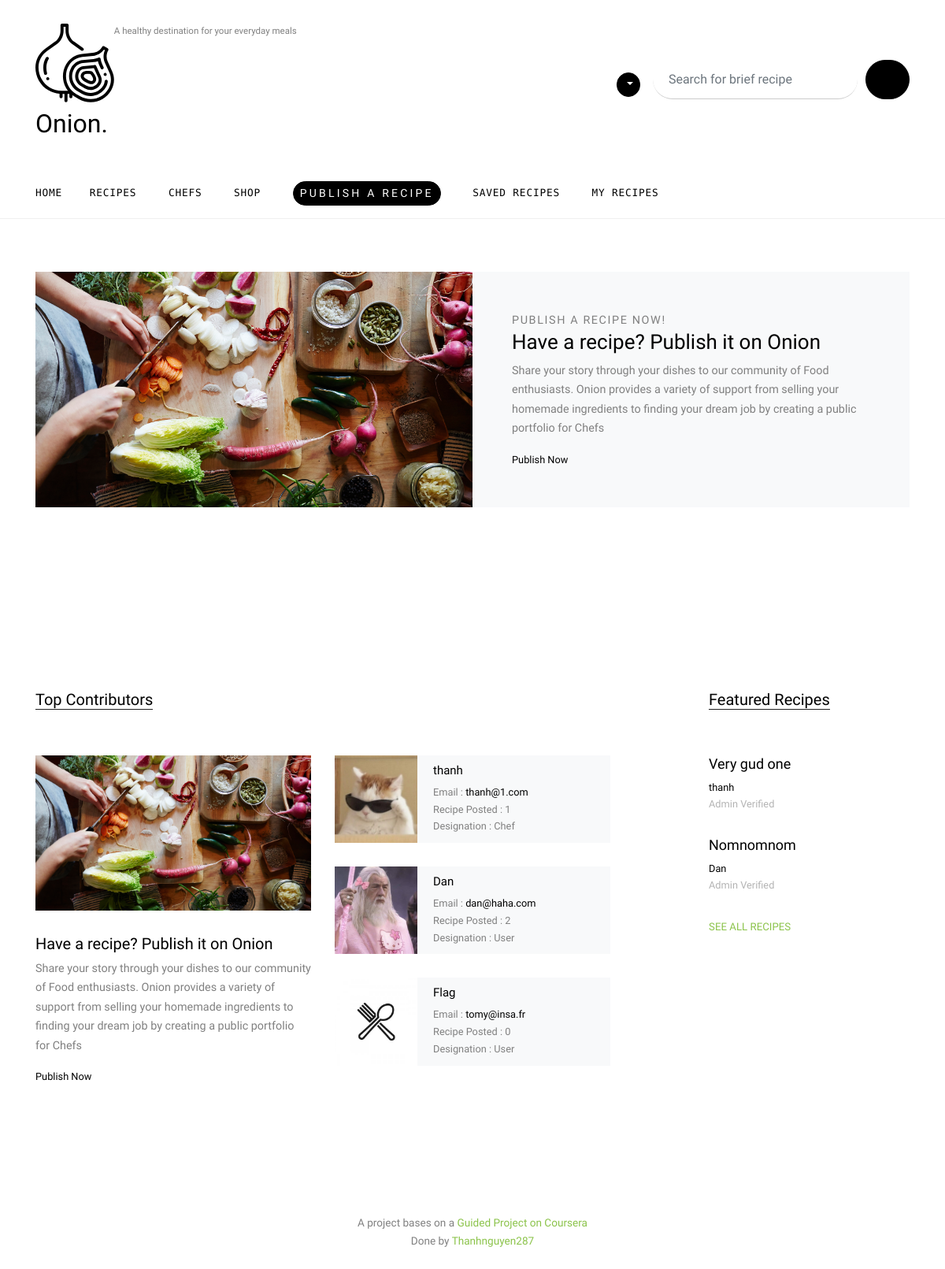
Page /user/ (signed in) on the committed database.
### App/models.py (models this page shows, shortened)
class User(db.Model):
    id = db.Column(db.Integer, primary_key=True)
    name = db.Column(db.Text, nullable=False)
    username = db.Column(db.String(20), unique=True, nullable=False)
    email = db.Column(db.String(120), unique=True, nullable=False)
    profile_pic = db.Column(db.String(20), nullable=False, default='default_user.jpg')
    password = db.Column(db.String(60), nullable=False)
    type = db.Column(db.String(10), nullable=False)
    designation = db.Column(db.Text, nullable=False)
    ingredient = db.relationship('Ingredient', backref='ing_creator', lazy=True)
    recipes = db.relationship('Recipe', backref='recipe_creator', lazy=True)

class Recipe(db.Model):
    id = db.Column(db.Integer, primary_key=True)
    title = db.Column(db.String(255), nullable=False)
    description = db.Column(db.Text, nullable=False)
    time = db.Column(db.Integer, nullable=False)
    servings = db.Column(db.Integer, nullable=False)
    ingredients = db.Column(db.Text, nullable=False)
    image = db.Column(db.String(20), nullable=False, default="default.jpg")
    approval = db.Column(db.Integer, nullable=False)
    status = db.Column(db.String(12), nullable=False)
    saved = db.relationship('Saved', backref='saved_recipe', lazy=True)
    created_by = db.Column(db.Integer, db.ForeignKey('user.id'), nullable=False)

### App/views/user.py (the view)
@user.route('/')
def index():
    valid = PassiveControls.validation()
    if valid[0] and valid[2] == "user":
        editor_recipe = Recipe.query.filter_by(status=1).all()
        featured = Recipe.query.filter_by(status=2)
        users = User.query.filter_by(type="user").paginate(per_page=3)
        return render_template('user/index.html', editor_recipe=editor_recipe, featured=featured, users=users)
    else:
        return render_template("error.html", error=PassiveControls.ErrMsg.access)

### Controls/PassiveControls.py (called while the page is built)
def validation():
    if "id" and "access" and "name" in session:
        return True, session['id'], session['access'], session['name']
    else:
        return False, "None", "None", "None"

### App/templates/user/index.html
{% extends "user/base.html" %}
{% block content %}
    <div class="site-section py-0">
      <div class="owl-carousel hero-slide owl-style">
        {% if editor_recipe %}
        {% for recipe in editor_recipe %}
        <div class="site-section">
          <div class="container">
            <div class="half-post-entry d-block d-lg-flex bg-light">
              <div class="img-bg" style="background-image: url('{{ url_for('static', filename= 'images/' + recipe.image) }}')"></div>
              <div class="contents">
                <span class="caption">Editor's Pick</span>
                <h2><a href="{{ url_for('single_recipe', recipe_id=recipe.id ) }}">{{recipe.title}}</a></h2>
                <p class="mb-3">{{recipe.description[:250]}}... <a href="{{ url_for('single_recipe', recipe_id=recipe.id ) }}">Read more</a></p>
                <div class="post-meta">
                  <span class="d-block">Author: <a href="#">{{recipe.recipe_creator.name}}</a></span>
                  <span class="date-read">
                    {% if recipe.approval < 0 %}
                        Not Verified <span class="mx-1">&bullet;</span>
                    {% elif recipe.approval > 0 %}
                        Admin Verified <span class="icon-star2"></span>
                    {% else %}
                        Rejected
                    {% endif %}
                  </span>
                </div>
              </div>
            </div>
          </div>
        </div>
        {% endfor %}
        {% else %}
        <div class="site-section">
          <div class="container">
            <div class="half-post-entry d-block d-lg-flex bg-light">
              <div class="img-bg" style="background-image: url('{{ url_for('static', filename='images/register.jpg') }}')"></div>
              <div class="contents">
                <span class="caption">Publish a Recipe Now!</span>
                <h2><a href="">Have a recipe? Publish it on Onion</a></h2>
                  <p class="mb-3">Share your story through your dishes to our community of Food enthusiasts. Onion provides a variety of support from selling your homemade ingredients to finding your dream job by creating a public portfolio for Chefs</p>
                <div class="post-meta">
                  <span class="d-block"><a href="{{ url_for('user.publish_recipe') }}">Publish Now</a></span>
                </div>
              </div>
            </div>
          </div>
        </div>
        {% endif %}
      </div>
    </div>
    <div class="site-section">
      <div class="container">
        <div class="row">
          <div class="col-lg-8">
            <div class="row">
              <div class="col-12">
                <div class="section-title">
                  <h2>Top Contributors</h2>
                </div>
              </div>
            </div>
            <div class="row">
              <div class="col-md-6">
                <div class="post-entry-1">
                  <a href="post-single.html"><img src="{{ url_for('static', filename='images/register.jpg') }}" alt="Image" class="img-fluid"></a>
                  <h2><a href="">Have a recipe? Publish it on Onion</a></h2>
                  <p>Share your story through your dishes to our community of Food enthusiasts. Onion provides a variety of support from selling your homemade ingredients to finding your dream job by creating a public portfolio for Chefs</p>
                  <div class="post-meta">
                  <span class="d-block"><a href="{{ url_for('user.publish_recipe') }}">Publish Now</a></span>
                  </div>
                </div>
              </div>
              <div class="col-md-6">
                {% if users.items %}
                {% for users in users.items %}
                <div class="post-entry-2 d-flex bg-light">
                 <div class="thumbnail" style="background-image: url('{{ url_for('static', filename= 'images/' + users.profile_pic) }}')"></div>
                  <div class="contents">
                    <h2><a href="{{ url_for('user.user_profile', user_id=users.id ) }}">{{users.name}}</a></h2>
                    <div class="post-meta">
                      <span class="d-block">Email : <a href="mailto: {{ users.email }}">{{users.email}}</a></span>
                      <span class="d-block">Recipe Posted : {{ users.recipes|length }}</span>
                      <span class="d-block">Designation : {{ users.designation|capitalize }}</span>
                    </div>
                  </div>
                </div>
                {% endfor %}
                  {% else %}
                  <p>There are no recipe contributors at this moment.</p>
                  {% endif %}
              </div>
            </div>
          </div>
          <div class="col-lg-3 ml-auto">
            <div class="section-title">
              <h2>Featured Recipes</h2>
            </div>
              {% if featured %}
            {% for featured in featured %}
            <div class="trend-entry d-flex">
              <div class="trend-contents">
                <h2><a href="blog-single.html">{{featured.title}}</a></h2>
                <div class="post-meta">
                  <span class="d-block"><a href="{{ url_for('user.user_profile', user_id=featured.recipe_creator.id ) }}">{{featured.recipe_creator.name}}</a></span>
                  <span class="date-read">
                      {% if featured.approval < 0 %}
                        Not Verified <span class="mx-1">&bullet;</span>
                    {% elif featured.approval > 0 %}
                        Admin Verified <span class="icon-star2"></span>
                    {% else %}
                        Rejected
                    {% endif %}
                  </span>
                </div>
              </div>
            </div>
              {% else %}
              <p>There are no featured recipe at this moment</p>
            {% endfor %}
              {% endif %}
            <p>
              <a href="{{ url_for('user.recipes') }}" class="more">See All Recipes <span class="icon-keyboard_arrow_right"></span></a>
            </p>
          </div>
        </div>
      </div>
    </div>
{% endblock %}

### App/static/css/style.css (style rules this page uses)
html { overflow-x: hidden; }
body { line-height: 1.7; color: gray; font-weight: 300; font-size: .9rem; }
a { -webkit-transition: .3s all ease; -o-transition: .3s all ease; transition: .3s all ease; }
h1, h2, h3, h4, h5, .h1, .h2, .h3, .h4, .h5 { font-family: "Cabin", -apple-system, BlinkMacSystemFont, "Segoe UI", Roboto, "Helvetica Neue", Arial, sans-serif, "Apple Color Emoji", "Segoe UI Emoji", "Segoe UI Symbol", "Noto Color Emoji"; }
.site-section { padding: 2.5em 0; }
@media (min-width: 768px) { .site-section { padding: 7em 0; } }
.owl-slide-3, .owl-slide, .owl-style { position: relative; }
.section-title { color: #000; margin-bottom: 50px; }
.section-title h2 { font-size: 20px; font-weight: 400; border-bottom: 1px solid #222; position: relative; display: inline-block; }
.section-title h2:before { position: absolute; content: ""; height: 1px; background: #777; }
.post-meta { font-size: .8rem; }
.post-meta a { color: #000; }
.date-read { color: #b4b4b4; }
.post-entry-1, .post-entry-2 { font-size: .9rem; margin-bottom: 30px; }
.post-entry-1 img, .post-entry-2 img { margin-bottom: 30px; }
.post-entry-1 h2, .post-entry-2 h2 { font-size: 20px; }
.post-entry-1 h2 a, .post-entry-2 h2 a { color: #000; }
.post-entry-2 { font-size: .9rem; }
.post-entry-2 .thumbnail { background-size: cover; background-position: center; width: 30%; }
.post-entry-2 .contents { width: 70%; padding: 10px 20px; }
.post-entry-2 .contents h2 { font-size: 15px; }
.trend-entry { margin-bottom: 30px; }
.trend-entry .trend-contents h2 { font-size: 18px; }
.trend-entry .trend-contents h2 a { color: #000; }
.caption { font-size: .9rem; text-transform: uppercase; letter-spacing: .1rem; }
.half-post-entry .caption { font-size: .9rem; text-transform: uppercase; letter-spacing: .1rem; }
.half-post-entry .img-bg, .half-post-entry .contents { width: 50%; }
.half-post-entry .img-bg { background-size: cover; background-position: center center; background-repeat: no-repeat; }
.half-post-entry .contents { padding: 50px; font-size: .9rem; height: auto; }
.half-post-entry .contents h2 { font-size: 26px; }
.half-post-entry .contents h2 a { color: #000; }
.more { color: #8bc34a; text-transform: uppercase; font-size: .83rem; }

### rows in the picture
User: profile_pic (picture), name "thanh", email "thanh@1.com", recipes|length "1", designation "Chef"
User: profile_pic (picture), name "Dan", email "dan@haha.com", recipes|length "2", designation "User"
User: profile_pic (placeholder picture), name "Flag", email "tomy@insa.fr", recipes|length "0", designation "User"
Recipe: title "Very gud one", recipe_creator.name "thanh", approval "Admin Verified"
Recipe: title "Nomnomnom", recipe_creator.name "Dan", approval "Admin Verified"
